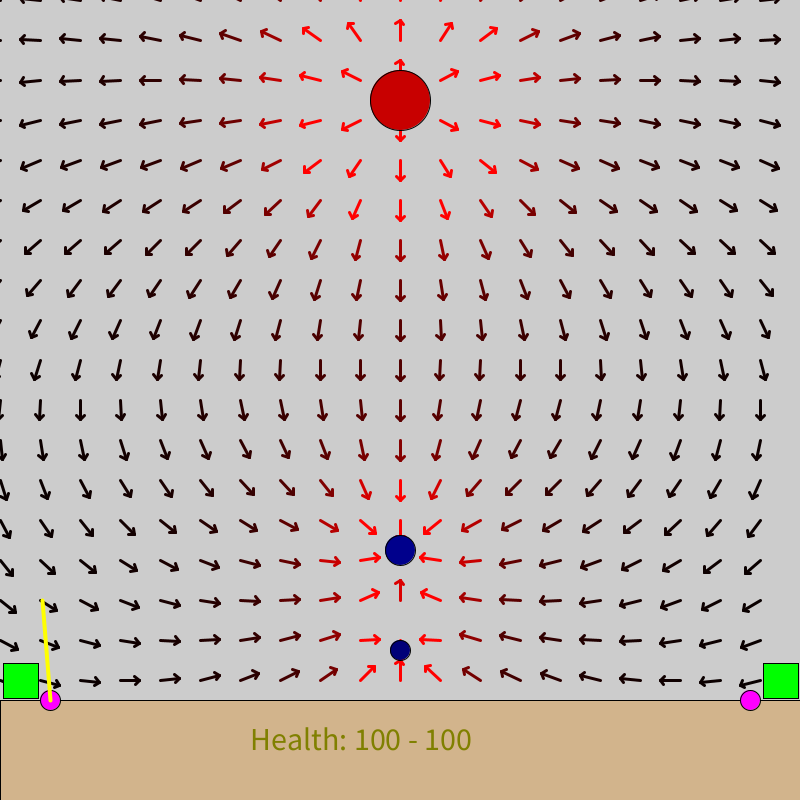
Frame 1 (no input)
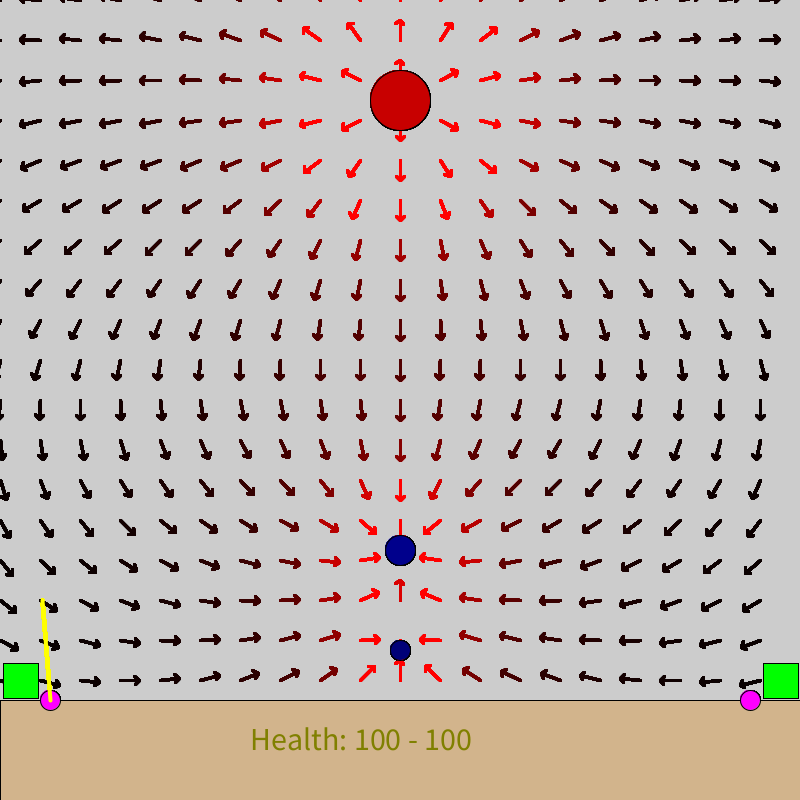
Frame 60 (the mouse pressed at the canvas centre just before this capture)
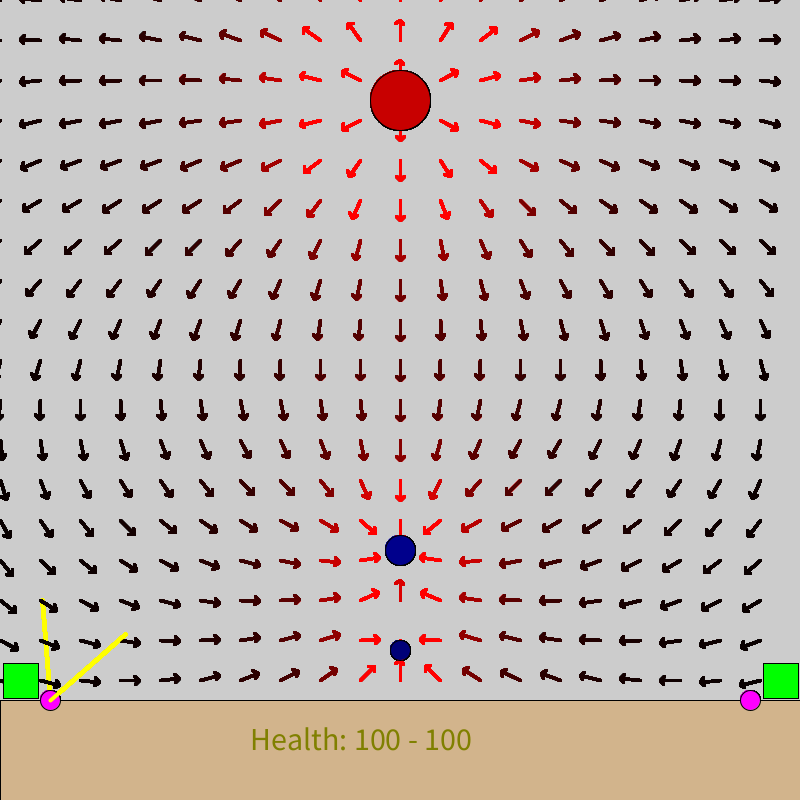
Frame 120 (the mouse held since frame 60 and released just before this capture)

The Processing sketch that drew these frames (run headless with seeded random() and noise(); from frame 60 on, the mouse is pressed at the canvas centre):

// Processing sketch: Casch
// ── Casch.pde
ArrayList board;
Charge p0;
Charge p1;
StationaryCharge sc_0;
StationaryCharge sc_1;
StationaryCharge sc_2;
int s = 800; //size of screen sxs
int turn = 0; //0 - Player 0, 1 - Player 1
boolean animation;
Player player0;
Player player1;
double hitConstant = .2; //multiplies velocity squared
int winner = 3;
boolean winningMessage = false;

boolean electric_field_visible = false;


void setup(){
  size(800, 800);
  board = new ArrayList();
  p0 = new Projectile(new Vector(50,s-100,0), new Vector(0,0,0), 10);
  p1 = new Projectile(new Vector(s-50,s-100,0), new Vector(0,0,0), 10);
    
  //------------------ Randomize board of 3 stationary charges -------------------------------
  int rand = (int)(Math.random()*4);
  int q1 = 0;
  int q2 = 0;
  int q3 = 0;
  Vector a = new Vector(0,0,0);
  Vector b = new Vector(0,0,0);
  Vector c = new Vector(0,0,0);
  if (rand == 0){
    a = new Vector(400,550,0);
    b = new Vector(400,100,0);
    c = new Vector(100,300,0);
    q1 = -100;
    q2 = 70;
    q3 = 40;
  }
  if (rand == 1){
    a = new Vector(100,500,0);
    b = new Vector(700,500,0);
    c = new Vector(400,300,0);
    q1 = -20;
    q2 = -20;
    q3 = 100;
  }
  if (rand == 2){
    a = new Vector(400,650,0);
    b = new Vector(400,550,0);
    c = new Vector(400,100,0);
    q1 = -20;
    q2 = -40;
    q3 = 100;
  }
  if (rand == 3){
    a = new Vector(400,300,0);
    b = new Vector(450,600,0);
    c = new Vector(350,600,0);
    q1 = 100;
    q2 = -10;       ;
    q3 = -10;
  }
  

  sc_0 = new StationaryCharge(a,q1);
  sc_1 = new StationaryCharge(b,q2);
  sc_2 = new StationaryCharge(c,q3);
  
  //-----------------------------------------------------------------------------------------------------

  Vector d = new Vector(20,680,0);
  player0 = new Player(100,d,35,35);
  Vector e = new Vector(780,680,0);
  player1 = new Player(100,e,35,35);
  
  board.add(sc_0);
  board.add(sc_1);
  board.add(sc_2);
  board.add(p0);
  board.add(p1);
}

void draw(){
  clear();
  fill(210,180,140);
  rect(0,s-100,s,100);
  drawElectricFields();
  if (winningMessage){
   System.out.println("one");
   String s;
   if(winner == 0){
     s = "Player 0 wins!";
   }
   else{
     s = "Player 1 wins!";
   }
   System.out.println("two");
   clear();
   textSize(40);
   text(s, 300, 400);
   exit();
  }
  
  for (int i=0; i < board.size(); i++){
    Charge c = (Charge) board.get(i);
      c.display();
  }
  
  player0.display();
  player1.display();
  
  textSize(32);
  fill(128,128,0);
  text("Health: " +player0.toString() + " - " + player1.toString(), 250, 750);   
  
     if (turn == 0 && animation){        
        for (int i=0; i < board.size(); i++){
          Charge c = (Charge) board.get(i); 
          if(c instanceof StationaryCharge){
            p0.velocity = p0.velocity.add(p0.forceFrom(c));
          }
        }
        
        stroke(0,256,0); //green velocity vector
        strokeWeight(4);
        //System.out.println(p0.velocity.toString());
        line((float)p0.position.x,(float)p0.position.y,((float)p0.position.x + (float)p0.velocity.x),((float)p0.position.y + (float)p0.velocity.y));
        stroke(0,0,0);
        strokeWeight(1);
        
        Vector increment = p0.position.add(p0.velocity);
        p0.position =  increment;
        
        if(p0.position.x > s || p0.position.x < 0 || p0.position.y > (s-100) || p0.position.y < 0){
           animation = false;
           turn = 1;
           p0.position = new Vector(50,s-100,0);
           p0.velocity = new Vector(0,0,0);
        }
        
       for (int i=0; i < board.size(); i++){ //loops through charges to check for collision
         Charge c = (Charge) board.get(i);
         if (c instanceof StationaryCharge && p0.chargeCollision(c)){
          animation = false;
          turn = 1;
          p0.position = new Vector(50,s-100,0);
          p0.velocity = new Vector(0,0,0);
         }
       }
       
       if(p0.playerCollision(player1)){
         double mag = p0.velocity.magnitude();
         player1.hp = (int)(player1.hp - mag*mag*hitConstant);
         animation = false;
         turn = 1;
         p0.position = new Vector(50,s-100,0);
         p0.velocity = new Vector(0,0,0);
         
         if(player1.hp < 0){
            winner = 0;
            winningMessage = true;
         }         
       }
     }
     
     if (turn == 1 && animation){
        for (int i=0; i < board.size(); i++){
          Charge c = (Charge) board.get(i); 
          if(c instanceof StationaryCharge){
            p1.velocity = p1.velocity.add(p1.forceFrom(c));
          }
        }
        Vector increment = p1.position.add(p1.velocity);
        p1.position =  increment;
        
        
        stroke(0,256,0);
        strokeWeight(4);
        //System.out.println(p0.velocity.toString());
        line((float)p1.position.x,(float)p1.position.y,(float)p1.position.x + (float)p1.velocity.x,(float)p1.position.y + (float)p1.velocity.y);
        stroke(0,0,0);
        strokeWeight(1);
        
        if(p1.position.x > s || p1.position.x < 0 || p1.position.y > (s-100) || p1.position.y < 0){
           animation = false;
           turn = 0;
           p1.position = new Vector(s-50,s-100,0);
           p1.velocity = new Vector(0,0,0);
        }
        
        for (int i=0; i < board.size(); i++){ //loops through charges to check for collision
           Charge c = (Charge) board.get(i);
           if (c instanceof StationaryCharge && p1.chargeCollision(c)){
              animation = false;
              turn = 0;
              p1.position = new Vector(s-50,s-100,0);
              p1.velocity = new Vector(0,0,0);        
            }
         }
         
         if(p1.playerCollision(player0)){
           double mag = p1.velocity.magnitude();
           player0.hp = (int)(player0.hp - mag*mag*hitConstant);
           animation = false;
           turn = 0;
           p1.position = new Vector(s-50,s-100,0);
           p1.velocity = new Vector(0,0,0);
           
           if(player0.hp < 0){
              winner = 1;
              winningMessage = true;
           }
       }
     }
     
     if (turn == 0 && !animation){ //shows the mouse thingy
       Vector v = new Vector(mouseX,mouseY,0);
       v = v.add(p0.position.scalarMultiply(-1));
       if (v.magnitude() > 100){
         v.normalize();
         v = v.scalarMultiply(100);
       }
               
       stroke(256,256,0);
       strokeWeight(4);
       line((float)p0.position.x,(float)p0.position.y,(float)p0.position.x+(float)v.x,(float)p0.position.y+(float)v.y);
       stroke(0,0,0);
       strokeWeight(1);
     }
     if (turn == 1 && !animation){ //shows the mouse thingy
       Vector v = new Vector(mouseX,mouseY,0);
       v = v.add(p1.position.scalarMultiply(-1));
       if (v.magnitude() > 100){
         v.normalize();
         v = v.scalarMultiply(100);
       }
             
       stroke(256,256,0);
       strokeWeight(4);
       line((float)p1.position.x,(float)p1.position.y,(float)p1.position.x+(float)v.x,(float)p1.position.y+(float)v.y);
       stroke(0,0,0);
       strokeWeight(1);
     }
    System.out.println(winningMessage);
    System.out.println(winner);
}

void mouseClicked(){
  whenClick();
}

void whenClick(){
    Vector v = new Vector(mouseX, mouseY, 0);
    if (turn == 0 && !animation){
      Vector resultant = v.add(p0.position.scalarMultiply(-1.0));
      double constant = 10 * (resultant.magnitude() / 100);
      if (resultant.magnitude() > 100){
        constant = 10;
      }
      resultant.normalize();
      //System.out.println(resultant.magnitude());
      resultant = resultant.scalarMultiply(constant);
      p0.velocity = resultant;
      //System.out.println(resultant.magnitude());
      animation = true;
    }
    if (turn == 1 && !animation){
      Vector resultant = v.add(p1.position.scalarMultiply(-1.0));
      double constant = 10 * (resultant.magnitude() / 100);
      if (resultant.magnitude() > 100){
        constant = 10;
      }
      resultant.normalize();
      resultant = resultant.scalarMultiply(constant);
      p1.velocity = resultant;
      animation = true;
    }
}

void drawElectricFields(){
    pushStyle();
    strokeWeight(3);
    
    for(int x = 0; x < 800; x += 40){
        for(int y = 0; y < s - 100; y += 40){
            Vector field = new Vector(0, 0, 0);
            Charge testCharge = new Charge(new Vector(x, y, 0), new Vector(0, 0, 0), 1);
            
            for (int i=0; i < board.size(); i++){
              Charge c = (Charge) board.get(i); 
              if(c instanceof StationaryCharge){
                field = field.add( testCharge.forceFrom(c) );
              }
            }
            
            double magnitude = field.magnitude();
            stroke((int) (4000 * magnitude), 0, 0);
            field.normalize();
            field = field.scalarMultiply(20);
            arrow(x, y, (int) (x + field.x), (int) (y + field.y));
        }
    }
    popStyle();
}


// Code to draw an arrow borrowed from https://processing.org/discourse/beta/num_1219607845.html
void arrow(int x1, int y1, int x2, int y2) {
  line(x1, y1, x2, y2);
  pushMatrix();
  translate(x2, y2);
  float a = atan2(x1-x2, y2-y1);
  rotate(a);
  line(0, 0, -4, -4);
  line(0, 0, 4, -4);
  popMatrix();
}

// ── Charge.pde
class Charge {
    static final double epsilon_naught = 8.85e-12;
    
    Vector position;
    Vector velocity;
    double magnitude;
    float radius;
    
    public Charge(Vector r, Vector v, double q){
        position = r;
        velocity = v;
        magnitude = q;
        radius = abs((float)magnitude)/100 *50 + 10; //radius is proportional to magnitude (10-60 pixels)
    }
    
    public Vector forceFrom(Charge q){
        Vector r = position.add(q.position.scalarMultiply(-1)); // Difference between position vectors
        double distance = r.magnitude();
        double forceMagnitude = (1 / (4 * Math.PI * epsilon_naught)) * (this.magnitude * q.magnitude / (distance * distance));
        r.normalize();
        return r.scalarMultiply(forceMagnitude*8e-10);
    }
    
    public void display(){
      if (magnitude < 0){ //negative charge is blue
        double blue = magnitude*-1/100 *100 + 100; //(100-200)
        fill(0,0,Math.round(blue));
      }
      else{
        double red = magnitude/100 *100 + 100; //(100-200)
        fill(Math.round(red),0,0);
      }
      ellipse((float)position.x,(float)position.y,radius,radius);
    }
    
    public boolean chargeCollision(Charge q){
      if(distance(q) < q.radius - 30){
       return true; 
      }
      return false;
    }
    
    public boolean playerCollision(Player p){
      if(p.distance(this) < this.radius + p.h/Math.sqrt(2)){
       return true; 
      }
      return false;
    }
    
    public double distance(Charge q){
      double x = q.position.x - this.position.x;
      double y = q.position.y - this.position.y;
      return Math.sqrt(x*x + y*y);
    }
}

// ── Player.pde
class Player{
  int hp;
  Vector position;
  int h; //height
  int w; //widgth
  
  public Player(int hit, Vector p, int hei, int wid){
    hp = hit;
    position = p;
    h = hei;
    w = wid;
  }
  
  public void display(){
   fill(0,255,0);
   rect((float)(position.x - w/2),(float)(position.y - h/2),(float)w,(float)h);
  }
  
  public double distance(Charge q){
      double x = q.position.x - this.position.x;
      double y = q.position.y - this.position.y;
      return Math.sqrt(x*x + y*y);
    }
 
  public String toString(){
    return "" + hp;
  }
  
}

// ── Projectile.pde
class Projectile extends Charge {
    public Projectile(Vector position, Vector velocity, double q){
        super(position, velocity, q);
        radius = 20;
    }
    
    public void display(){
      fill(255,0,255);
      ellipse((float)position.x,(float)position.y,radius,radius);
    }
}

// ── StationaryCharge.pde
class StationaryCharge extends Charge {
    public StationaryCharge(Vector position, double q){
        super(position, new Vector(0, 0, 0), q);
    }
}

// ── Vector.pde
class Vector {
    public double x;
    public double y;
    public double z;
    
    public Vector(double x, double y, double z){
        this.x = x;
        this.y = y;
        this.z = z;
    }
    
    public Vector scalarMultiply(double d){
        return new Vector(x * d, y * d, z * d);
    }
    
    public double magnitude(){
        return Math.sqrt(x * x + y * y + z * z);
    }
    
    public double dot(Vector v){
        return this.x * v.x + this.y * v.y + this.z * v.z;
    }
    
    public Vector cross(Vector v){
        return new Vector(
            this.y * v.z - this.z * v.y, 
            this.z * v.x - this.x * v.z,
            this.x * v.y - this.y * v.x
        );
    }
    
    public Vector add(Vector v){
        return new Vector(x + v.x, y + v.y, z + v.z);
    }
    
    public void normalize(){
        double magnitude = magnitude();
        x /= magnitude;
        y /= magnitude;
        z /= magnitude;
    }
    
    public String toString(){
        return "Vector<" + x + ", " + y + ", " + z + ">";  
    }
}
